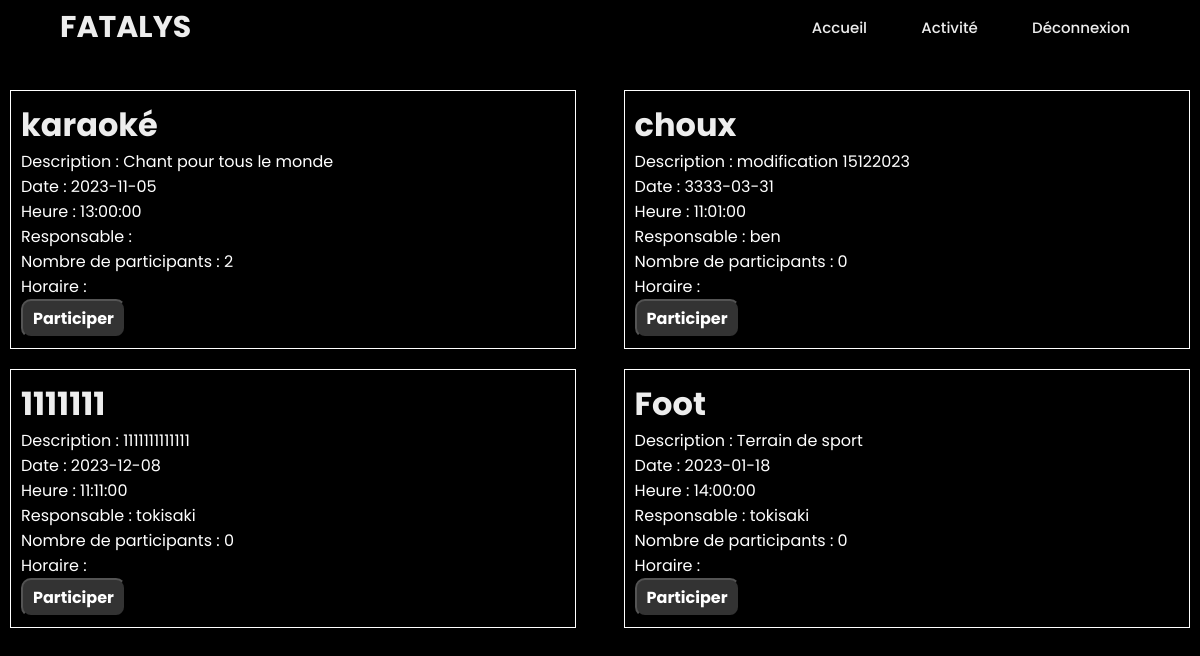
The page /espace_membre/afficher_part.php (signed in) on the database as committed earlier.
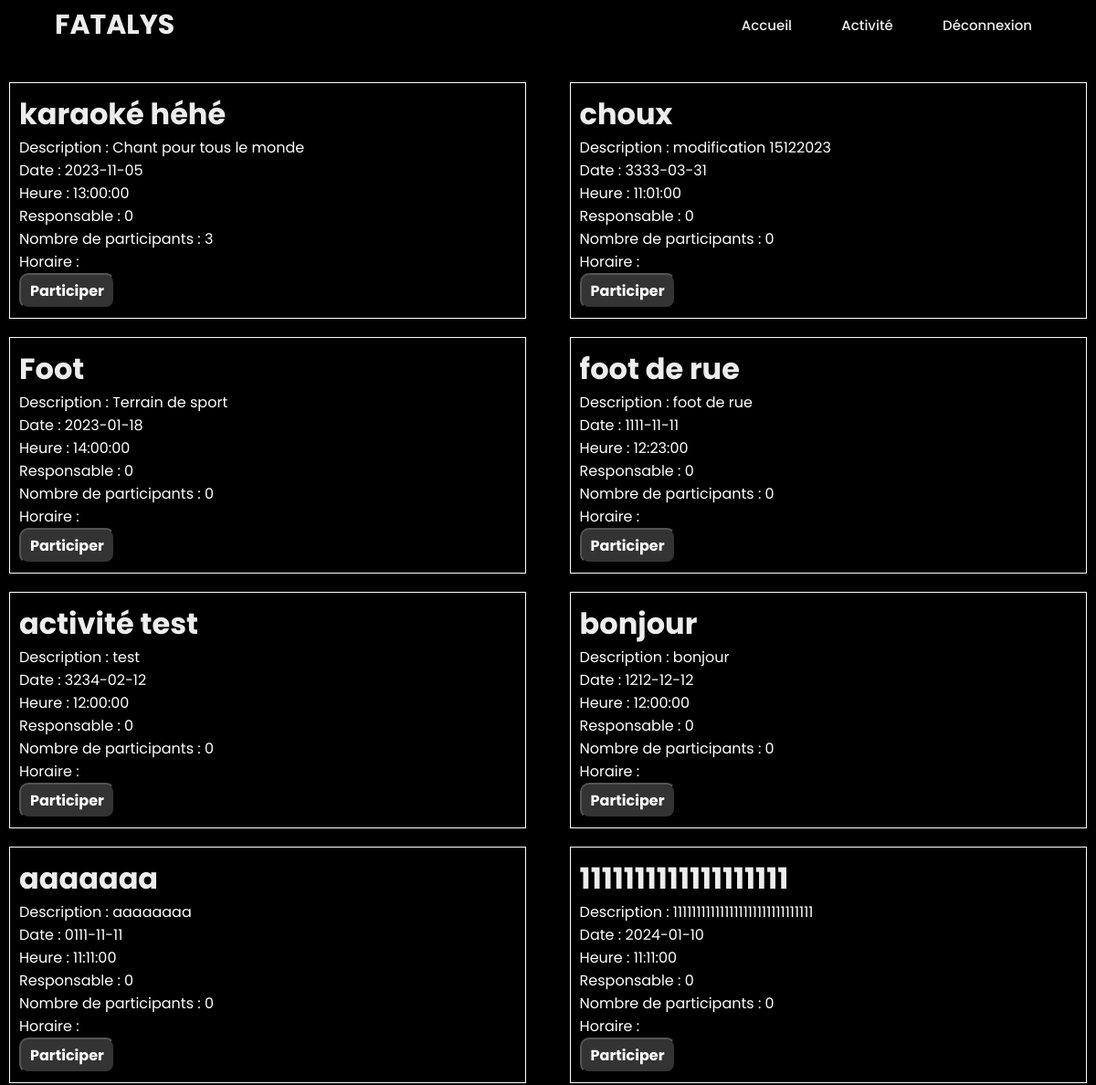
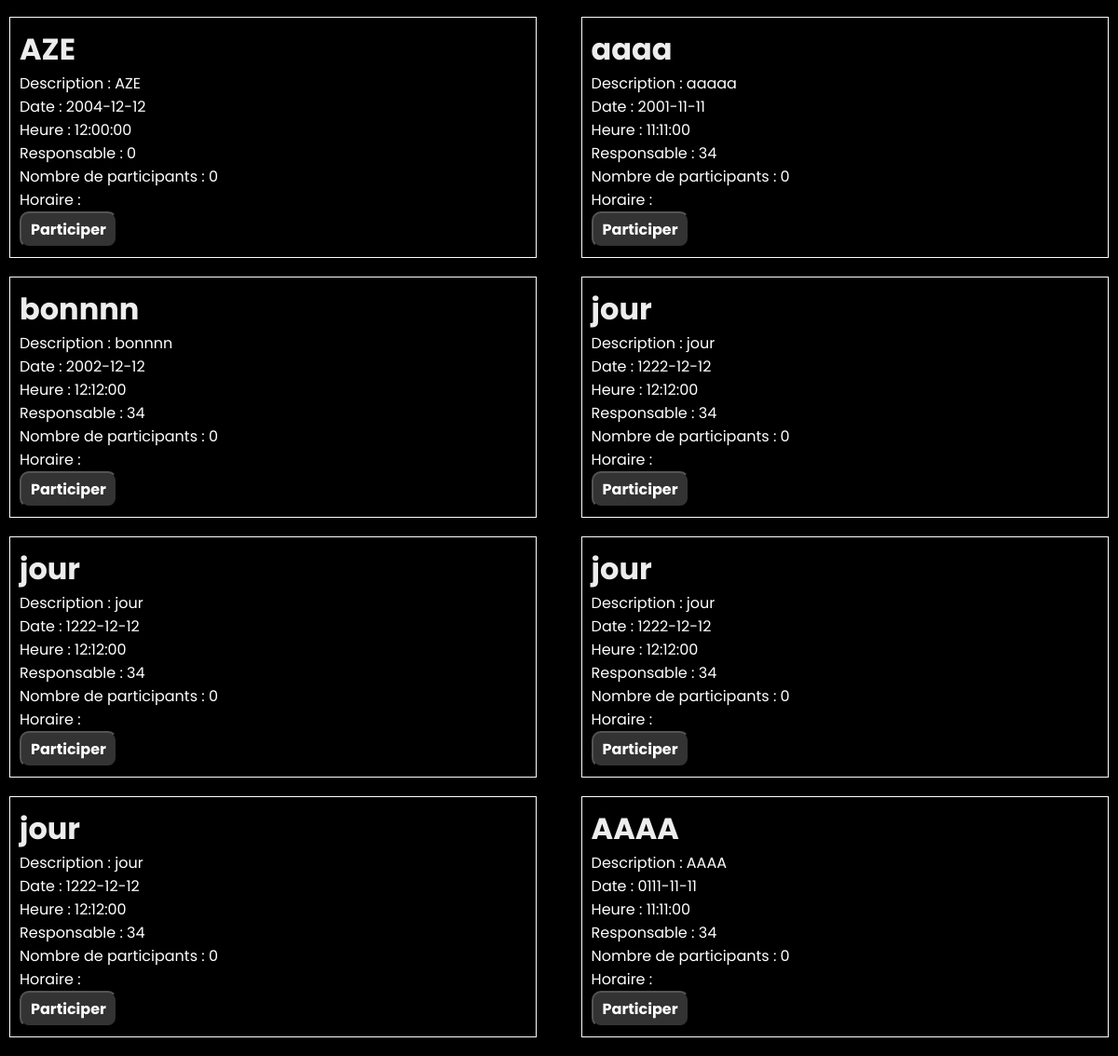
The same page on the database as committed later (2 pictures, top to bottom).
### tables this page shows
CREATE TABLE `activite` (
  `id` int(11) NOT NULL,
  `titre` text NOT NULL,
  `description` text NOT NULL,
  `heure` time NOT NULL,
  `date` date NOT NULL DEFAULT current_timestamp(),
  `responsable` int(11) DEFAULT NULL,
  `max_participants` int(11) DEFAULT NULL,
  `participants` int(11) DEFAULT 0,
  `horaire` varchar(255) DEFAULT NULL,
  `id_responsable` int(11) DEFAULT NULL
);

### espace_membre/afficher_part.php (the view, shortened to what this page needs)
<?php
$bdd = new PDO('mysql:host=localhost;dbname=manif;', 'root', '');
?>
<!DOCTYPE html>
<html lang="fr">
<head>
    <link rel="stylesheet" href="https://cdnjs.cloudflare.com/ajax/libs/font-awesome/4.7.0/css/font-awesome.min.css">
    <link rel="stylesheet" href="../style/general/navbar.css">
    <link rel="stylesheet" href="../style/general/scrollbar.css">
    <link rel="stylesheet" href="../style/general/bouton.css">
    <link rel="stylesheet" href="../style/general/footer.css">
    <link rel="stylesheet" href="../style/general/general.css">
    <link rel="stylesheet" href="../style/style_membre/afficher_part.css">
</head>
<body>
    <header class="header">
    <a class="logo">FATALYS</a>
    <nav class="navbar">
        <a href="index.php">Accueil</a>
        <a href="afficher_part.php" >Activité</a>
        <a href="../espace_membre/connexion/deconnexion.php">Déconnexion</a>
    </nav>
</header>
    <div class="affichage">
        <div class="test">
        <div class="main" id="main">
        <?php
        $recupAct = $bdd->query('SELECT * FROM activite');
        while ($activite = $recupAct->fetch()) {
            $isInscrit = false;
            if (isset($_SESSION['id'])) {
                $participant_id = $_SESSION['id'];
                $checkInscription = $bdd->prepare('SELECT * FROM inscription WHERE participant_id = ? AND activite_id = ?');
                $checkInscription->execute([$participant_id, $activite['id']]);
                $isInscrit = ($checkInscription->rowCount() > 0);
            }
            ?>
            <div class="activite">
                <h1><?= $activite['titre']; ?></h1>
                <p>Description : <?= $activite['description']; ?></p>
                <p>Date : <?= $activite['date']; ?></p>
                <p>Heure : <?= $activite['heure']; ?></p>
                <p>Responsable : <?= $activite['responsable']; ?></p>
                <p>Nombre de participants : <?= $activite['participants']; ?></p>
                <p>Horaire : <?= $activite['horaire']; ?></p>
                <?php if ($isInscrit): ?>
                    <button class="deja_inscrit" onclick="alert('Vous êtes déjà inscrit à cette activité')">Déjà inscrit</button>
                    <a href="../espace_membre/desinscription.php?id=<?= $activite['id']; ?>">
                        <button class="desinscription" onclick="alert('Vous vous êtes désinscrit de l\'activité')">Se désinscrire</button>
                    </a>
                <?php else: ?>
                    <a href="../espace_membre/participation.php?id=<?= $activite['id']; ?>">
                        <button class="bouton_participer" onclick="alert('Votre participation a été prise en compte')">Participer</button>
                    </a>
                <?php endif; ?>
            </div>
            <?php
        }
        ?>
        </div>
        </div>
    </div>
</body>
</html>

Rows that differ between the two databases and show on the page:
removed activite: titre "1111111", description "1111111111111", date "2023-12-08", heure "11:11:00", responsable "tokisaki", participants "0"
changed activite "Chant pour tous le monde": titre "karaoké" → "karaoké héhé"; responsable (not shown) → "0"; participants "2" → "3"
changed activite "choux": responsable "ben" → "0"
changed activite "Foot": responsable "tokisaki" → "0"
added activite: titre "foot de rue", description "foot de rue", date "1111-11-11", heure "12:23:00", responsable "0", participants "0"
added activite: titre "activité test", description "test", date "3234-02-12", heure "12:00:00", responsable "0", participants "0"
added activite: titre "bonjour", description "bonjour", date "1212-12-12", heure "12:00:00", responsable "0", participants "0"
added activite: titre "aaaaaaa", description "aaaaaaaa", date "0111-11-11", heure "11:11:00", responsable "0", participants "0"
added activite: titre "1111111111111111111", description "111111111111111111111111111111", date "2024-01-10", heure "11:11:00", responsable "0", participants "0"
added activite: titre "AZE", description "AZE", date "2004-12-12", heure "12:00:00", responsable "0", participants "0"
added activite: titre "aaaa", description "aaaaa", date "2001-11-11", heure "11:11:00", responsable "34", participants "0"
added activite: titre "bonnnn", description "bonnnn", date "2002-12-12", heure "12:12:00", responsable "34", participants "0"
added activite: titre "jour", description "jour", date "1222-12-12", heure "12:12:00", responsable "34", participants "0"
added activite: titre "jour", description "jour", date "1222-12-12", heure "12:12:00", responsable "34", participants "0"
added activite: titre "jour", description "jour", date "1222-12-12", heure "12:12:00", responsable "34", participants "0"
added activite: titre "jour", description "jour", date "1222-12-12", heure "12:12:00", responsable "34", participants "0"
added activite: titre "AAAA", description "AAAA", date "0111-11-11", heure "11:11:00", responsable "34", participants "0"
